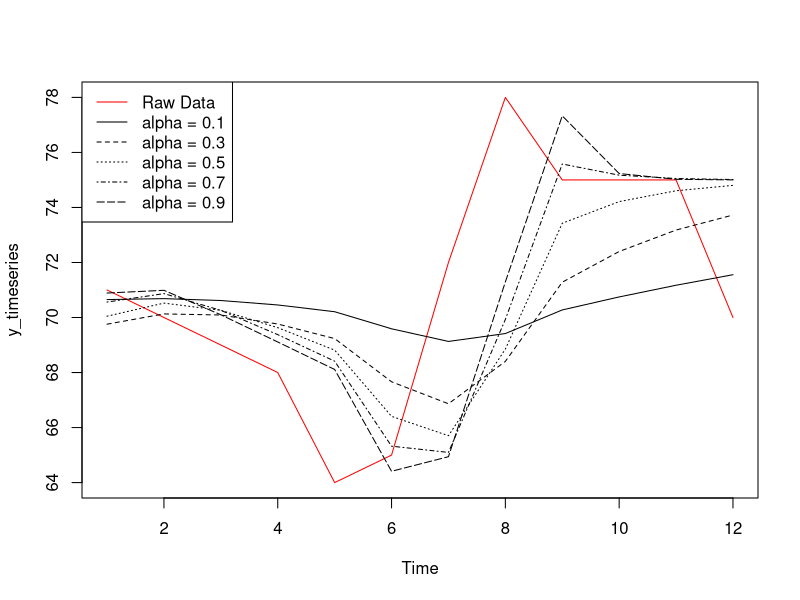
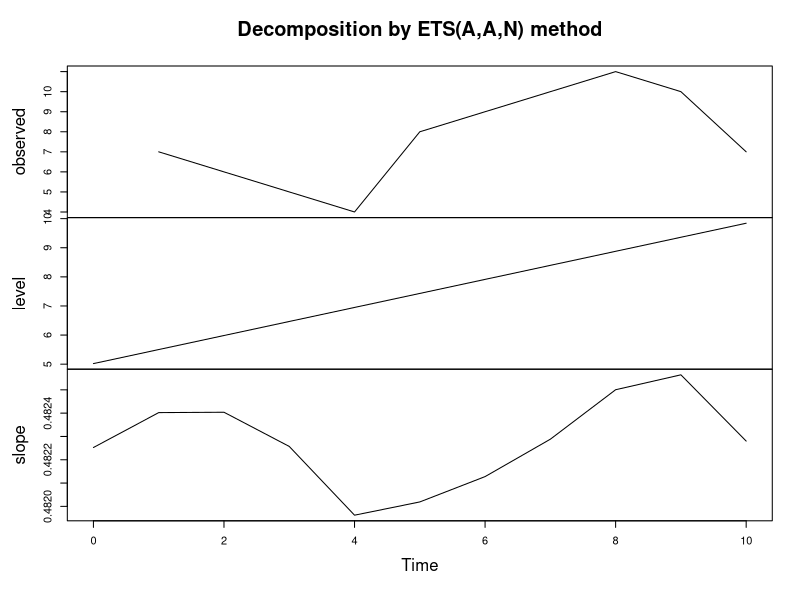
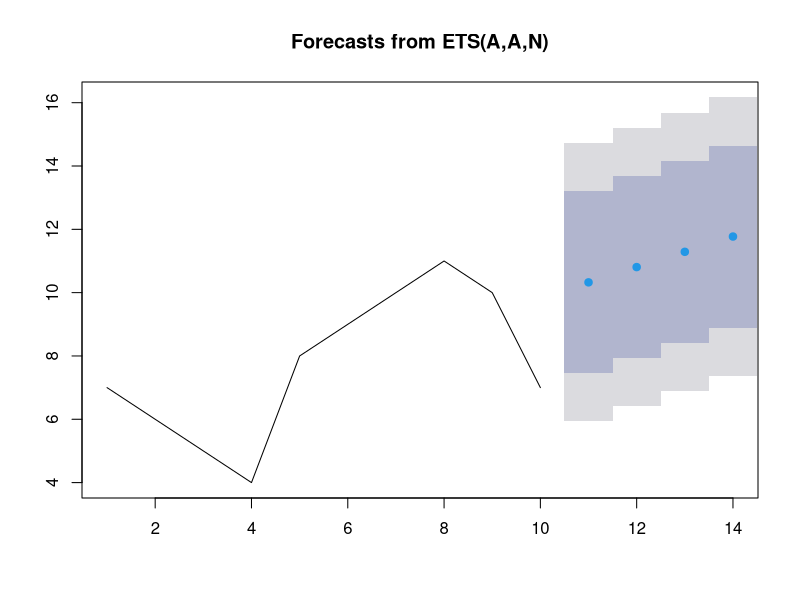
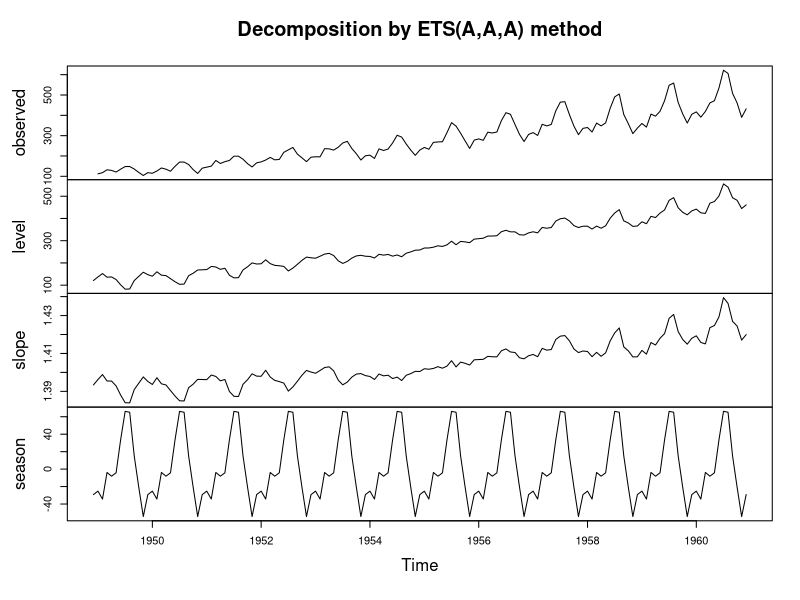
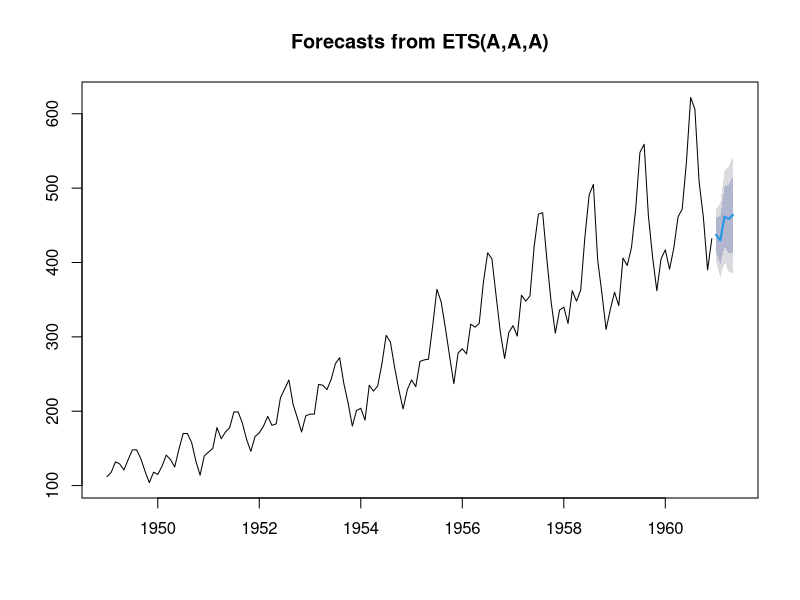

Recreate these plots in R, in order.
# Exponential Smoothing Technique (Single, Double and Triple)

# Simple Exponential Smoothing
library(forecast)
y <- c(71,70,69,68,64,65,72,78,75,75,75,70)
y_timeseries <- ts(y, start = c(1,1), frequency = 1) 
y_timeseries
fit1 <- ets(y_timeseries, model = "ANN", alpha = 0.1)
A1 <- fit1$fitted
fit2 <- ets(y_timeseries, model = "ANN", alpha = 0.3)
A2 <- fit2$fitted
fit3 <- ets(y_timeseries, model = "ANN", alpha = 0.5)
A3 <- fit3$fitted
fit4 <- ets(y_timeseries, model = "ANN", alpha = 0.7)
A4 <- fit4$fitted
fit5 <- ets(y_timeseries, model = "ANN", alpha = 0.9)
A5 <- fit5$fitted

plot(y_timeseries, col = "red")
lines(A1, lty = 1)
lines(A2, lty = 2)
lines(A3, lty = 3)
lines(A4, lty = 4)
lines(A5, lty = 5)
legend("topleft", c("Raw Data", "alpha = 0.1", "alpha = 0.3", "alpha = 0.5", "alpha = 0.7", "alpha = 0.9"), lty = c(1,1,2,3,4,5), col = c('red','black','black','black','black','black'))


# Double Exponential Smoothing
s <- c(7,6,5,4,8,9,10,11,10,7)
s_timeseries <- ts(s, start = c(1,1), frequency = 1)
fit <- ets(s_timeseries, model = "AAN")
pred <- forecast(fit, 4)
plot(fit)
plot(pred)


# Triple exponential Smoothing
fit <- ets(AirPassengers, model = "AAA")
fit
pred <- forecast(fit, 5)
pred
plot(fit)
plot(pred)
